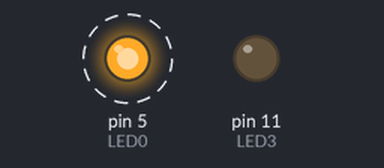
A sketch run on a simulated Arduino Uno, built with avr-gcc and run on an emulated ATmega328P. On the bench: output pins drawn as LEDs (lit = HIGH). Dashed ring = blinking. What the sketch prints to the serial monitor is not drawn.

Above: at 0.2 s.
At 2.81 s:
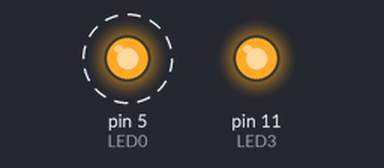
Timing chart, 0 to 4.6 s (numbered marks = the images above):
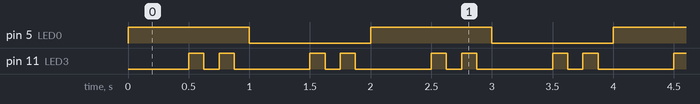

Measured:
- by itself, pin 5 (LED0): alternates HIGH for 1.0 s and LOW for 1.0 s
- by itself, pin 11 (LED3): repeats every 1.0 s: LOW 0.13 s, HIGH 0.13 s, LOW 0.63 s, HIGH 0.13 s
- by itself, everything shown: repeats every 2.0 s, in 10 steps

The sketch:

step3.ino
```cpp
//演習3
#include "enpitshield.h"
void setup() {
  Serial.begin(9600); //シリアル通信
  //ピンモードの初期設定
  pinMode(LED0, OUTPUT);
  pinMode(LED3, OUTPUT);
}

void loop() {
  //プログラムが始まって時間開始
  int time = millis() / 1000;
  if (time % 10 == 0) { //timeが10で割れる値になったら出力
    Serial.println(time);
  }
  //LED0が500msで点灯中にLED3は２回250ms周期で点滅
  digitalWrite(LED0, LED_ON);
  delay(500);
  digitalWrite(LED3, LED_ON);
  delay(125);
  digitalWrite(LED3, LED_OFF);
  delay(125);
  digitalWrite(LED3, LED_ON);
  delay(125);
  digitalWrite(LED3, LED_OFF);
  delay(125);

  ////LED0が500msで消灯中にLED3は２回250ms周期で点滅
  digitalWrite(LED0, LED_OFF);
  delay(500);
  digitalWrite(LED3, LED_ON);
  delay(125);
  digitalWrite(LED3, LED_OFF);
  delay(125);
  digitalWrite(LED3, LED_ON);
  delay(125);
  digitalWrite(LED3, LED_OFF);
  delay(125);

  return;
}
```

enpitshield.h
```cpp
//ヘッダーファイルPin assignment of enpit2 shield

//LED lamps
#define LED0 5
#define LED1 6
#define LED2 10
#define LED3 11

//スライドswitch
#define SLSW4 8
#define SLSW3 9
#define SLSW2 12
#define SLSW1 13

//タクトswitch 押すとHIGH
#define TACTSW0 A0
#define TACTSW1 A1

//ON,OFF
#define LED_ON HIGH
#define LED_OFF LOW
#define TACTSW_ON HIGH
#define TACTSW_OFF LOW
#define SLSW_ON HIGH
#define SLSW_OFF LOW
```
